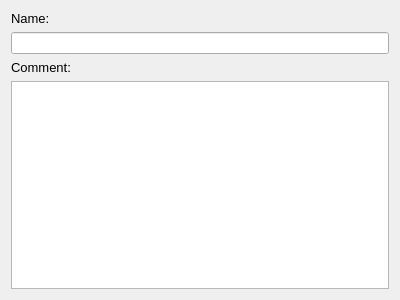
<?xml version="1.0" encoding="UTF-8"?>
<ui version="4.0">
 <class>CommentWidget</class>
 <widget class="QWidget" name="CommentWidget">
  <property name="geometry">
   <rect>
    <x>0</x>
    <y>0</y>
    <width>400</width>
    <height>300</height>
   </rect>
  </property>
  <property name="windowTitle">
   <string>Form</string>
  </property>
  <layout class="QVBoxLayout" name="verticalLayout">
   <item>
    <widget class="QLabel" name="label">
     <property name="font">
      <font>
       <pointsize>10</pointsize>
      </font>
     </property>
     <property name="text">
      <string>Name:</string>
     </property>
    </widget>
   </item>
   <item>
    <widget class="QLineEdit" name="lineEditName"/>
   </item>
   <item>
    <widget class="QLabel" name="label_2">
     <property name="font">
      <font>
       <pointsize>10</pointsize>
      </font>
     </property>
     <property name="text">
      <string>Comment:</string>
     </property>
    </widget>
   </item>
   <item>
    <widget class="QTextEdit" name="textEditComment"/>
   </item>
  </layout>
 </widget>
 <resources/>
 <connections/>
</ui>
